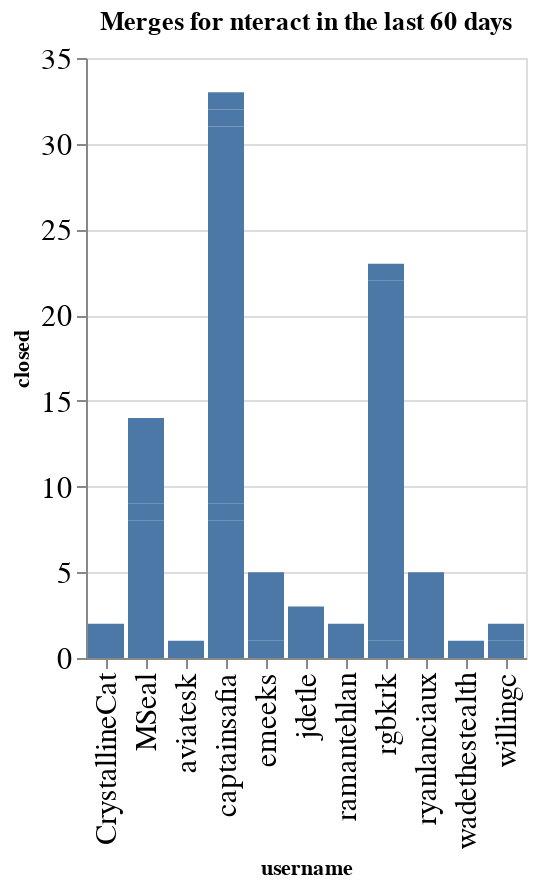

Notebook source saved alongside this figure:
### Code cell
charts = []
title = f"Merges for {github_org} in the last {n_days} days"
ch = alt.Chart(data=closed_by_repo.replace(np.nan, 0), title=title).mark_bar().encode(
    x='username',
    y='closed',
)
ch

### Figure 1 — Vega-Lite specification as saved in the notebook (floating-point values rounded to 4 significant figures)
{"config": {"axisLeft": {"labelFontSize": 15}, "axisBottom": {"labelFontSize": 15}}, "data": {"name": "data-4919bfed3f801102e0d25b77ea273844"}, "mark": "bar", "encoding": {"x": {"type": "nominal", "field": "username"}, "y": {"type": "quantitative", "field": "closed"}}, "title": "Merges for nteract in the last 60 days", "$schema": "https://vega.github.io/schema/vega-lite/v4.0.2.json", "datasets": {"data-4919bfed3f801102e0d25b77ea273844": [{"repo": "commuter", "username": "captainsafia", "closed": 7}, {"repo": "commuter", "username": "willingc", "closed": 1}, {"repo": "data-explorer", "username": "emeeks", "closed": 1}, {"repo": "hydrogen", "username": "aviatesk", "closed": 1}, {"repo": "hydrogen", "username": "wadethestealth", "closed": 1}, {"repo": "jupyter-paths", "username": "captainsafia", "closed": 1}, {"repo": "jupyter-paths", "username": "rgbkrk", "closed": 1}, {"repo": "markdown", "username": "captainsafia", "closed": 1}, {"repo": "nteract", "username": "CrystallineCat", "closed": 2}, {"repo": "nteract", "username": "captainsafia", "closed": 22}, {"repo": "nteract", "username": "jdetle", "closed": 3}, {"repo": "nteract", "username": "ramantehlan", "closed": 2}, {"repo": "nteract", "username": "willingc", "closed": 1}, {"repo": "outputs", "username": "captainsafia", "closed": 1}, {"repo": "papermill", "username": "MSeal", "closed": 7}, {"repo": "pick", "username": "MSeal", "closed": 1}, {"repo": "pick", "username": "rgbkrk", "closed": 21}, {"repo": "scrapbook", "username": "MSeal", "closed": 1}, {"repo": "semiotic", "username": "emeeks", "closed": 4}, {"repo": "spawnteract", "username": "rgbkrk", "closed": 1}, {"repo": "testbook", "username": "MSeal", "closed": 5}, {"repo": "ui-refresh", "username": "ryanlanciaux", "closed": 5}, {"repo": "vega-embed-v3", "username": "captainsafia", "closed": 1}]}}
